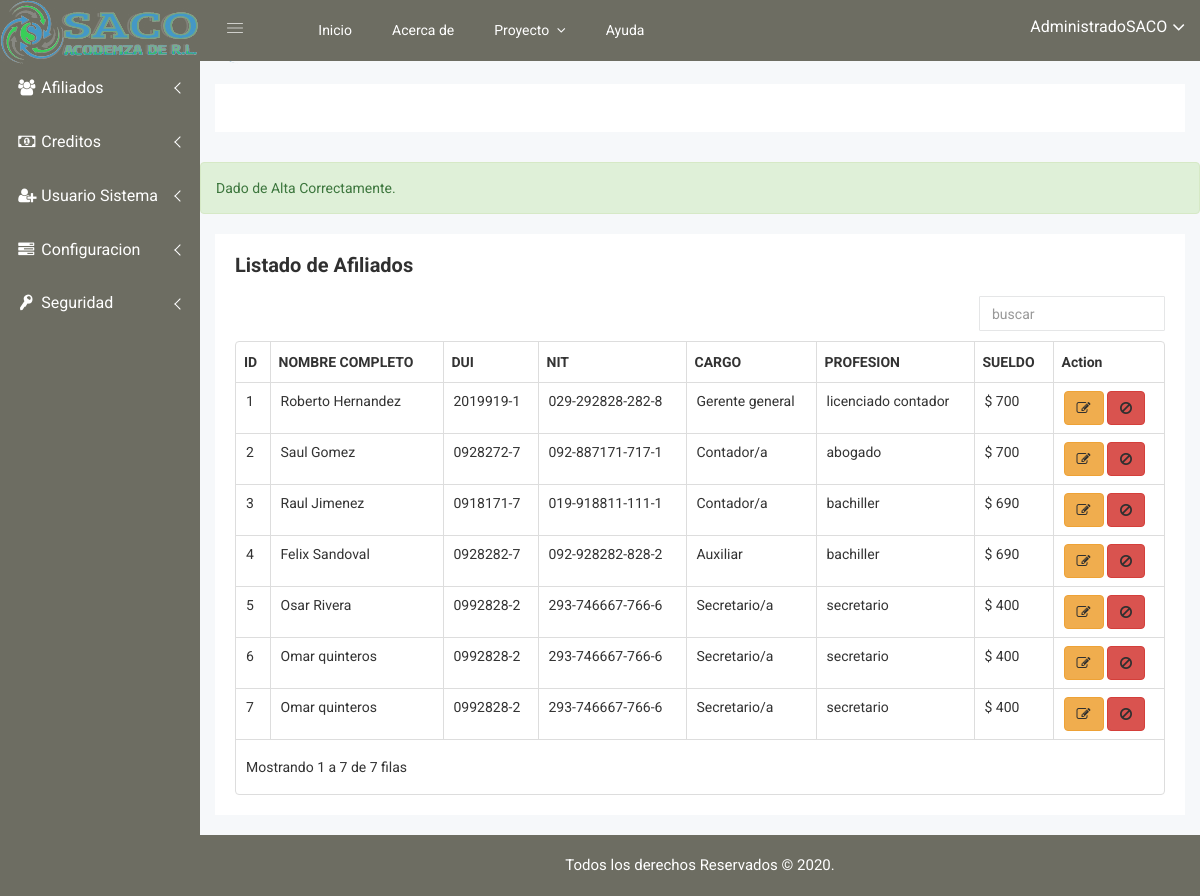
The app's page /listaAfiliados.php (signed in) with its own data.
### tables this page shows
CREATE TABLE `usuarios` (
  `id` int(11) NOT NULL AUTO_INCREMENT,
  `usuario` varchar(50) NOT NULL,
  `password` varchar(100) NOT NULL,
  `nombre` varchar(50) NOT NULL,
  `correo` varchar(50) NOT NULL,
  `last_session` datetime DEFAULT NULL,
  `activacion` int(11) NOT NULL,
  `token` varchar(50) NOT NULL,
  `token_password` varchar(100) DEFAULT NULL,
  `password_request` int(11) NOT NULL DEFAULT '0',
  `id_tipo` int(11) NOT NULL,
  `timestamp` timestamp NULL DEFAULT NULL,
  PRIMARY KEY (`id`)
);

CREATE TABLE `afiliados` (
  `id` int(11) NOT NULL AUTO_INCREMENT,
  `nombreAfiliado` varchar(50) NOT NULL,
  `apellidosAfiliado` varchar(50) NOT NULL,
  `duiAfiliado` varchar(10) NOT NULL,
  `nitAfiliado` varchar(17) NOT NULL,
  `fechaNacimientoAfiliado` varchar(10) NOT NULL,
  `estadoCivilAfiliado` varchar(50) NOT NULL,
  `cargoAfiliado` varchar(50) NOT NULL,
  `sueldoAfiliado` varchar(50) NOT NULL,
  `direccionAfiliado` varchar(100) NOT NULL,
  `nacionalidadAfiliado` varchar(25) NOT NULL,
  `profesionAfiliado` varchar(50) NOT NULL,
  `contactoAfiliado` varchar(50) NOT NULL,
  `estadoAfiliado` tinyint(1) NOT NULL,
  `fechaIngreso` varchar(10) NOT NULL,
  `timestamp` timestamp NULL DEFAULT NULL,
  PRIMARY KEY (`id`)
);

### listaAfiliados.php (called while the page is built, shortened)
<?php
	require 'funcs/conexion.php';
	$idUsuario = $_SESSION['id_usuario'];
	$sqlUsuario = "SELECT id,nombre FROM usuarios WHERE id= '$idUsuario'";
	$resultUsu= $mysqli->query($sqlUsuario);
	$rowUsu = $resultUsu->fetch_assoc();
?>
<?php
@include("static/all/up.php");
?>
                    <?php
@include("paginas/VerAfiliados.php");
?>
<?php
@include("static/all/down.php");
?>

### paginas/verAfiliados.php (the view)
<?php
if (isset($_GET['action']) && $_GET['action'] == 'DarBaja') {
    $id = $_GET['id'];
    $sql ="UPDATE afiliados SET estadoAfiliado = 0 WHERE id = $id";
    if ($conexion->query($sql) === TRUE) {
        echo"<div class='row'>";
        echo"<div class='col-lg-12'>";
        echo"<div class='alert alert-success alert-st-one alert-st-bg '> Dado de Baja Correctamente.";
        echo "</div>";
        echo "</div>";
        echo "</div>";
    }
}else{
    $id = $_GET['id'];
    $sql ="UPDATE afiliados SET estadoAfiliado = 1 WHERE id = $id";
    if ($conexion->query($sql) === TRUE) {
        echo"<div class='row'>";
        echo"<div class='col-lg-12'>";
        echo"<div class='alert alert-success alert-st-one alert-st-bg '>Dado de Alta Correctamente. ";
        echo "</div>";
        echo "</div>";
        echo "</div>";
    }
}
?>
<div class="data-table-area mg-b-15">
    <div class="container-fluid">
        <div class="row">
            <div class="col-lg-12 col-md-12 col-sm-12 col-xs-12">
                <div class="sparkline13-list">
                    <div class="sparkline13-hd">
                        <div class="main-sparkline13-hd">
                            <h1>Listado <span class="table-project-n">de</span> Afiliados</h1>
                        </div>
                    </div>
                    <div class="sparkline13-graph">
                        <div class="datatable-dashv1-list custom-datatable-overright">
                        <form id="formulario" method="POST" action="">
                            <table id="table" data-toggle="table" data-pagination="true" data-search="true"   data-resizable="true">
                                <thead>
                                    <tr>
                                        <th data-field="id">ID</th>
                                        <th data-field="Nombre" >NOMBRE COMPLETO</th>
                                        <th data-field="dui" >DUI</th>
                                        <th data-field="nit" >NIT</th>
                                        <th data-field="cargo">CARGO</th>
                                        <th data-field="profesion" >PROFESION</th>
                                        <th data-field="sueldo" >SUELDO</th>
                                        <th data-field="action">Action</th>
                                    </tr>
                                </thead>
                                <tbody>
                                    <?php
                                    $sql = "SELECT * FROM afiliados";
                                    $resultado = $conexion->query($sql);
                                    if ($resultado->num_rows > 0) {
                                        while($row = $resultado->fetch_assoc()){
                                            ?>
                                            <tr>
                                        <td><?php echo $row['id']; ?></td>
                                        <td><?php echo ''.$row['nombreAfiliado'].' '.$row['apellidosAfiliado'].''?></td>
                                        <td><?php echo $row['duiAfiliado'] ?></td>
                                        <td><?php echo $row['nitAfiliado']; ?></td>
                                        <td><?php echo $row['cargoAfiliado']; ?></td>
                                        <td><?php echo $row['profesionAfiliado']; ?></td>
                                        <td><?php echo '$ '. $row['sueldoAfiliado']; ?></td>
                                        <td>
                                            <?php
                                            if ($row['estadoAfiliado'] == '1') {
                                            ?>
                                        <a href="/SACO/modificarAfiliado.php?id=<?php echo $row['id'];?>" class="btn btn-custon-rounded-four btn-warning" title="Modificar">
                                            <i class="fa fa-pencil-square-o"></i></a>
                                        <a href="/SACO/listaAfiliados.php?id=<?php echo $row['id'];?>&action=DarBaja" class="btn btn-custon-rounded-four btn-danger" title="Dar de Baja">
                                            <i class="fa fa-ban"></i></a>
                                            <?php
                                            }else{
                                            ?>
                                            <a href="/SACO/listaAfiliados.php?id=<?php echo $row['id'];?>&action=DarAlta" class="btn btn-custon-rounded-four btn-success" title="Dar de Alta">
                                            <i class="fa fa-level-up"></i></a>
                                            <?php
                                            }
                                            ?>
                                        </td>
                                    </tr>
                                            <?php
                                        }
                                    }
                                    ?>
                                </tbody>
                            </table>
                            </form>
                        </div>
                    </div>
                </div>
            </div>
        </div>
    </div>
</div>

### static/menu_superior.php (shortened to what this page needs)
<div class="header-advance-area">
            <div class="header-top-area">
                <div class="container-fluid">
                    <div class="row">
                        <div class="col-lg-12 col-md-12 col-sm-12 col-xs-12">
                            <div class="header-top-wraper">
                                <div class="row">
                                    <div class="col-lg-1 col-md-0 col-sm-1 col-xs-12">
                                        <div class="menu-switcher-pro">
                                            <button type="button" id="sidebarCollapse" class="btn bar-button-pro header-drl-controller-btn btn-info navbar-btn">
													<i class="educate-icon educate-nav"></i>
												</button>
                                        </div>
                                    </div>
                                    <div class="col-lg-6 col-md-7 col-sm-6 col-xs-12">
                                        <div class="header-top-menu tabl-d-n">
                                            <ul class="nav navbar-nav mai-top-nav">
                                                <li class="nav-item"><a href="welcome.php" class="nav-link">Inicio</a>
                                                </li>
                                                <li class="nav-item"><a href="#" class="nav-link">Acerca de</a>
                                                </li>
                                                <li class="nav-item dropdown res-dis-nn">
                                                    <a href="#" data-toggle="dropdown" role="button" aria-expanded="false" class="nav-link dropdown-toggle">Proyecto <span class="angle-down-topmenu"><i class="fa fa-angle-down"></i></span></a>
                                                </li>
                                                <li class="nav-item"><a href="#" class="nav-link">Ayuda</a>
                                                </li>
                                            </ul>
                                        </div>
                                    </div>
                                    <div class="col-lg-5 col-md-5 col-sm-12 col-xs-12">
                                        <div class="header-right-info">
                                            <ul class="nav navbar-nav mai-top-nav header-right-menu">
                                                <li class="nav-item">
                                                    <a href="#" data-toggle="dropdown" role="button" aria-expanded="false" class="nav-link dropdown-toggle">
															<span class="admin-name"><?php echo ''.utf8_decode($rowUsu['nombre']); ?></span>
															<i class="fa fa-angle-down edu-icon edu-down-arrow"></i>
														</a>
                                                </li>
                                            </ul>
                                        </div>
                                    </div>
                                </div>
                            </div>
                        </div>
                    </div>
                </div>
            </div>
            <?php
            @include("static/navegacion.php");
            ?>
            </div>

### records on screen
usuarios: nombre "AdministradoSACO"
afiliados: id "1", nombreAfiliado "Roberto", apellidosAfiliado "Hernandez", duiAfiliado "2019919-1", nitAfiliado "029-292828-282-8", cargoAfiliado "Gerente general", profesionAfiliado "licenciado contador", sueldoAfiliado "700"
afiliados: id "2", nombreAfiliado "Saul", apellidosAfiliado "Gomez", duiAfiliado "0928272-7", nitAfiliado "092-887171-717-1", cargoAfiliado "Contador/a", profesionAfiliado "abogado", sueldoAfiliado "700"
afiliados: id "3", nombreAfiliado "Raul", apellidosAfiliado "Jimenez", duiAfiliado "0918171-7", nitAfiliado "019-918811-111-1", cargoAfiliado "Contador/a", profesionAfiliado "bachiller", sueldoAfiliado "690"
afiliados: id "4", nombreAfiliado "Felix", apellidosAfiliado "Sandoval", duiAfiliado "0928282-7", nitAfiliado "092-928282-828-2", cargoAfiliado "Auxiliar", profesionAfiliado "bachiller", sueldoAfiliado "690"
afiliados: id "5", nombreAfiliado "Osar", apellidosAfiliado "Rivera", duiAfiliado "0992828-2", nitAfiliado "293-746667-766-6", cargoAfiliado "Secretario/a", profesionAfiliado "secretario", sueldoAfiliado "400"
afiliados: id "6", nombreAfiliado "Omar", apellidosAfiliado "quinteros", duiAfiliado "0992828-2", nitAfiliado "293-746667-766-6", cargoAfiliado "Secretario/a", profesionAfiliado "secretario", sueldoAfiliado "400"
afiliados: id "7", nombreAfiliado "Omar", apellidosAfiliado "quinteros", duiAfiliado "0992828-2", nitAfiliado "293-746667-766-6", cargoAfiliado "Secretario/a", profesionAfiliado "secretario", sueldoAfiliado "400"
